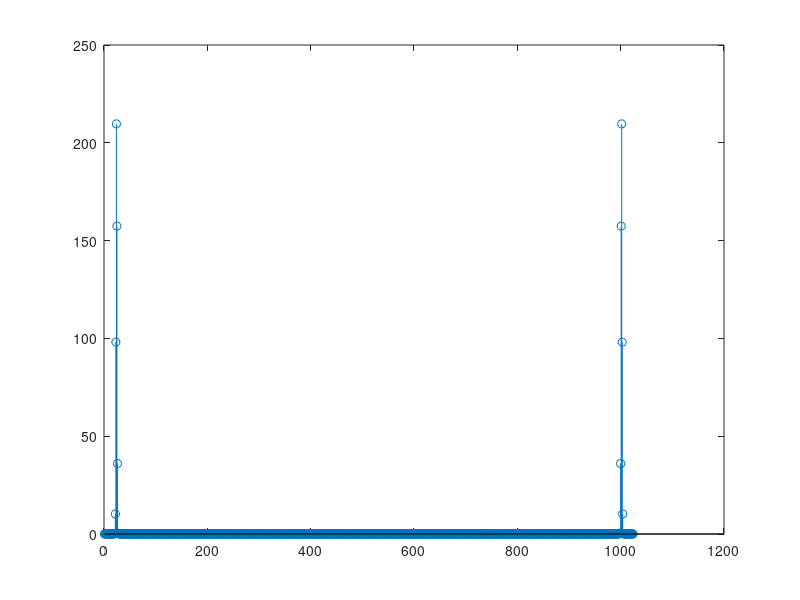
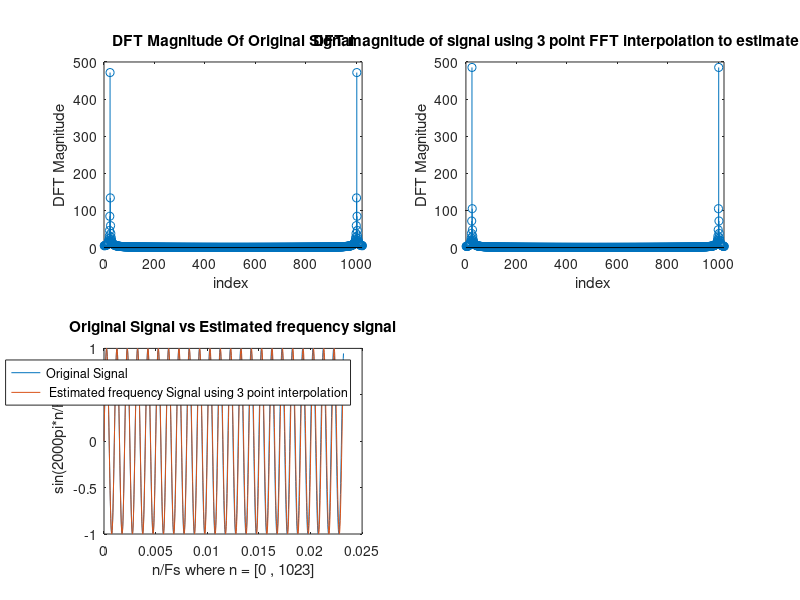
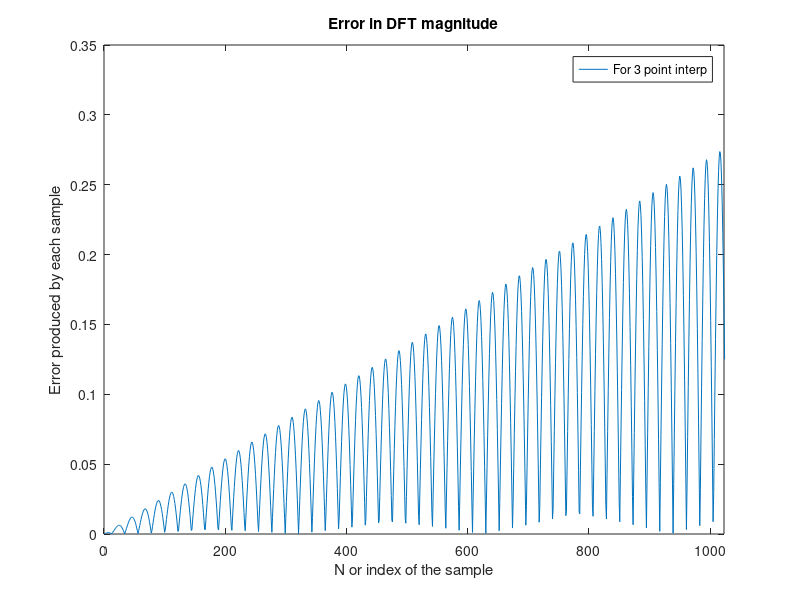

Here is the MATLAB script that generated these plots, in order:
N =1024;
n = 0:1:N-1; % index grid for sampling
fs = 44100;

w1 = blackman(N); %window function (Hanning Window)


x2 = sin(2*pi*1000*n/fs); % sampling of signal
X_2  = fft(x2 , N);
X2_windowed = fft(x2.*transpose(w1),N); % DFT of the windowed samples

figure()
stem(abs(X2_windowed)); % plotting of Magnitude of DFT samples (used to obtain peak bin or 'k')

k = 24; % required index of the peak DFT sample -> Observed from the DFT magnitude plot (abcissa of the peak)




yp1 = abs(X2_windowed(k+1));                   % bin1
ym1 = abs(X2_windowed(k-1));                   % bin2
yl = abs(X2_windowed(k));                      % bin3

d = 2*((yp1-ym1)/(yp1+ym1+2*yl));    % calculation of the correction term used in estimation of signal

f_est = (k+d-1)*fs/N;      % frequency estimate with interpolation
f_est2 = (k-1)*fs/N;       % frequency estimate without interpolation

% DFT plots of signals for f_actual and f_estimate
x_obtained =  sin(2*pi*f_est*n/fs);

figure();
subplot(2,2,1);
stem(abs(X_2));
xlim([0 1023]);
xlabel('index ');
ylabel('DFT Magnitude');
title('DFT Magnitude Of Original Signal');

subplot(2,2,2);
stem(abs(fft(x_obtained,N)));
xlim([0 1023]);
xlabel('index ');
ylabel('DFT Magnitude');
title('DFT magnitude of signal using 3 point FFT interpolation to estimate frequecny');

%combined plots of actual signal and the estimated signal
subplot(2,2,3);
plot(n/fs , x2);
hold on
plot(n/fs , x_obtained);
xlabel('n/Fs where n = [0 , 1023]');
ylabel(' sin(2000pi*n/Fs)');
hold off
title('Original Signal vs Estimated frequency signal');
legend('Original Signal' , ' Estimated frequency Signal using 3 point interpolation');
% Notice that both the signals overlap


% Error calculation
figure();
Error = abs((x_obtained) - (x2));
E_max  = max(Error);
plot(Error);
title('absolute error in 2 signals');
xlim([ 0 1023]);
xlabel('N or index of the sample');
ylabel('Error produced by each sample');
title('Error in DFT magnitude');
legend('For 3 point interp');
xlim([ 0 1023]);